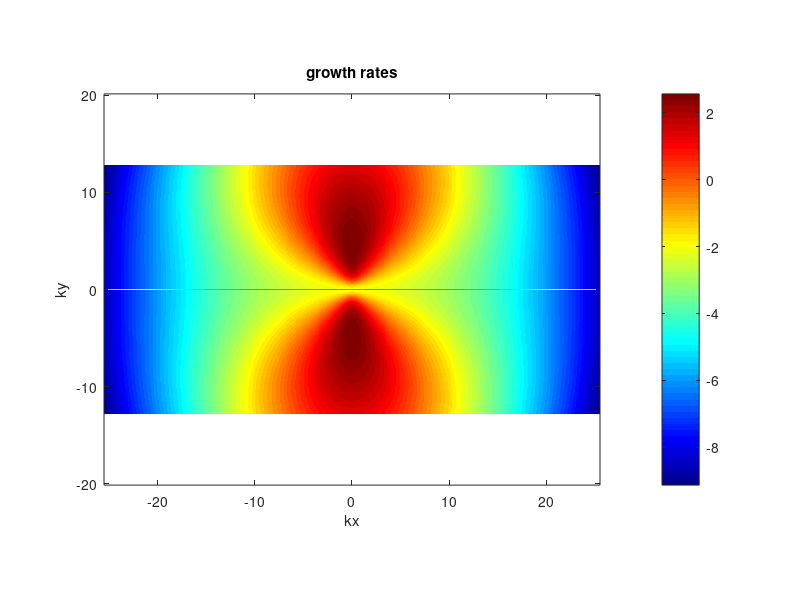
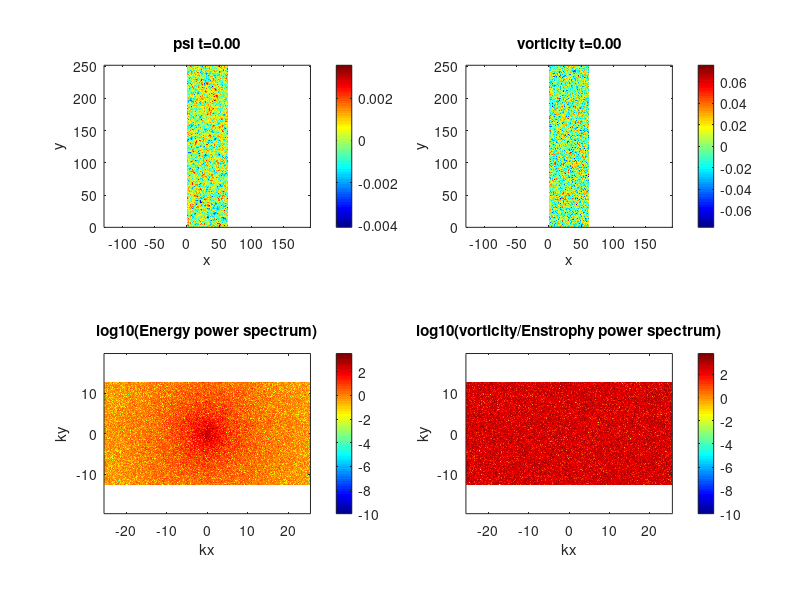
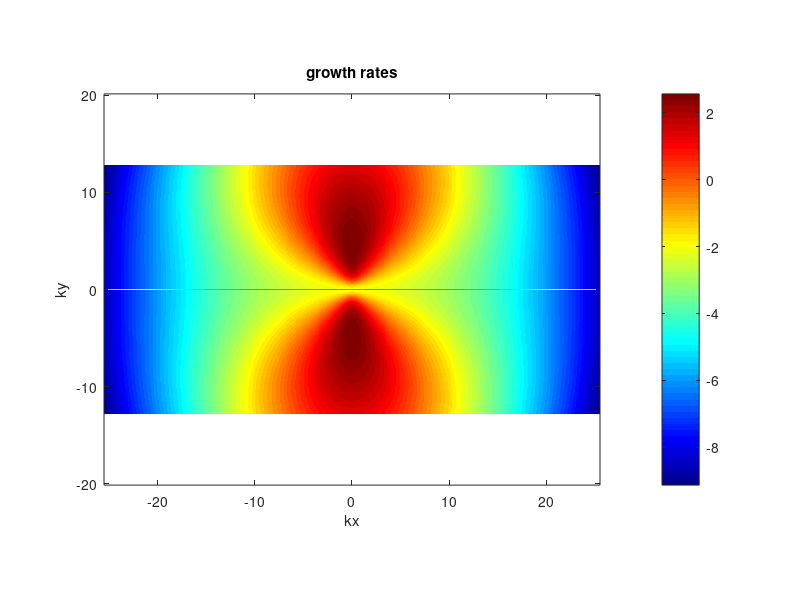

Write the MATLAB code that produced these figures, in order. (Note: a time limit stopped this script after it produced the figures.)
function spectral_DS2d
%%%%%%%%%%%%%%%%%%%%%%%%%%%%%%%%%%%%%%%%%%%%%%%%%%%%%%%%%%%%%%%%%%%%%%%%%%%%%%%%%
% 1-field toy model of the Dimits shift. Similar to the Hasegawa-Mima           %
% equation or the Kuramoto-Sivashinsky equation.                                %
%                                                                               %
% Based off an MIT code originally made by Jean-Christophe Nave.                %
% Modified by Denis St-Onge                                                     %
%                                                                               %
% Laplacian(psi) = w                                                            %
% u = psi_y                                                                     %
% v =-psi_x                                                                     %
%%%%%%%%%%%%%%%%%%%%%%%%%%%%%%%%%%%%%%%%%%%%%%%%%%%%%%%%%%%%%%%%%%%%%%%%%%%%%%%%%
clear all;
mkdir('plots'); mkdir('data');
delete('log.txt');

scale=1;         % quick scale of the linear terms
mu   =scale*2;      % friction
nu   =scale*0.01; % viscosity
muZF = 0e-4; %scale*2*0; % zonal friction
nuZF = 1e-5; %scale*5.0e-4; % zonal viscosity
l    =scale*0;     % Landau-like damping
gamma=scale*5.0;   % linear drive 2.4203
HM=scale*0;		 % HM-type wave
TH=scale*0;      % Terry-Horton i delta
h=1;             % hyperviscosity factor
hZF=2;             % hyperviscosity factor
forcing=0; 		 % forcing magnitude
LX=2*pi*10;      % X scale
LY=2*pi*40;      % Y scale
NX_real=512;     % resolution in x
NY_real=1024;     % resolution in y
dt=1e-5;    % time step. Should start small as CFL updated can pick up the pace
TF=1000.0;   % final time
iF=2000000;  % final iteration, whichever occurs first
iRST=10000; % write restart dump
i_report=100;
en_print=500;
TSCREEN=1000; % sreen update interval time (NOTE: plotting is usually slow)
initial_condition='random';   %'simple vortices' 'vortices' 'random' or 'random w' 
AB_order=2; % Adams Bashforth order 1,2,3, or 4 (3 more accurate, 2 possibly more stable) -1 = RK3
linear_term='exact'; % CN, BE, FE, or exact
simulation_type='NL'; % NL, QL, or L (nonlinear, quasilinear and linear respectively)
padding = true; % 3/2 padding, otherwise 2/3 truncation.
save_plots = true; % save plots to file
system_type='MHM'; % NS, HM, MHM
cfl_cadence=1;
max_dt=2e-2;
safety=0.15;
diagnostics=false;

%rng(707296708);
rng('shuffle');
s=rng;


% print log file.
diary('log.txt') 
diary on;

fig1=figure(1);
fig2=figure(2);

% ensure parameters get printed  to log.
fprintf('nu: %.05e  mu:%.05e gamma:%.05e\n',nu,mu,gamma);
fprintf('LX:%.02f LY:%.02f NX:%d NY:%d\n',LX, LY, NX_real, NY_real);
fprintf('h:%d scale:%d Tf:%.01f iF:%d\n',h, scale, TF, iF);
fprintf('Nonlinear:%s padding:%d System:%s\n',simulation_type, padding,system_type);
fprintf('random seed:%d AB order:%d CFL step:%d\n',s.Seed, AB_order, cfl_cadence);

energyFile=0; 
if(strcmp(initial_condition,'restart'))
    energyFile = fopen('energy.dat','a');
else
    energyFile = fopen('energy.dat','w');
end

fprintf(energyFile,'# [1] t    [2] energy  [3] enstrophy  [4] ZF    [5] DW    [6] flux\n');


NX=NX_real;
NY=NY_real;
if(padding)
    NX=3*NX/2;
    NY=3*NY/2;
end

dx=LX/NX;
dy=LY/NY;
dkx=2*pi/LX;
dky=2*pi/LY;
LXnum=0:dx:LX;
LYnum=0:dy:LY;

minkx= -(NX_real/2 - 1)*dkx;
maxkx=  (NX_real/2 - 1)*dkx;
minky= -(NY_real/2 - 1)*dky;
maxky=  (NY_real/2 - 1)*dky;
kxnum= minkx:dkx:maxkx;
kynum= minky:dky:maxky;

t=0.;
i=0;
k=0;
c1=0;
c2=0;
c3=0;
dt1=0;
dt2=0;
dt3=0;
w_hat=0; %this is our field.
I=sqrt(-1);

kx=dkx*I*ones(1,NY)'*(mod((1:NX)-ceil(NX/2+1),NX)-floor(NX/2)); % matrix of wavenumbers in x direction 
ky=dky*I*(mod((1:NY)'-ceil(NY/2+1),NY)-floor(NY/2))*ones(1,NX); % matrix of wavenumbers in y direction 

% Cutting of frequencies using the 2/3 rule. 
% Discard asymmetric N/2 term. Otherwise reality is not enforced.
dealias=abs(kx/dkx) <1/3*NX & abs(ky/dky) <1/3*NY;


ksquare=kx.^2+ky.^2;                                % Laplacian in Fourier space
ksquare(1,1)=-1; 
kmu = -(-1)^h*mu * ones(NY,NX)./(ksquare.^(h-1)) ;                            % drag force array
ksquare_viscous=-(-1)^h*nu*(ksquare.^h);            % Viscosity array

ksquare_poisson=ksquare - ones(NY, NX) + TH*ky;		% Poisson equation in Fourier space
if(strcmpi(system_type,'NS'))
    ksquare_poisson=ksquare;		% Poisson equation in Fourier space
end
ksquare_poisson(1,1)=-1;  % fixed Laplacian in Fourier space for Poisson's equation


gd = gamma * ky.^2./ksquare_poisson;

zonal_part = zeros(NY,NX);
zonal_part(1,:) = zonal_part(1,:) + ones(1,NX);
fluct_part = ones(NY,NX) - zonal_part;

lin_growth = -kmu + ksquare_viscous + gd - l*abs(ky); % this is the linear growth rate used in computations


% No damping on zonal modes. Modified Poisson equation (proper adiabatic electron response)
if(strcmpi(system_type,'MHM'))
    kxzf = kx(1,:);
    lin_growth(1,:) = zeros(1,NX) - muZF*ones(1,NX) -(-1)^hZF*nuZF*(kxzf.^(2*hZF)) ;
    ksquare_poisson(1,:) = ksquare_poisson(1,:) + ones(1,NX);
	ksquare_poisson(1,1)=-1;
end
numel(find(lin_growth(:)>0))

lin_trunc = dealias.*lin_growth;
max_growth = max(lin_trunc(:))
max_rate = max(abs(lin_trunc(:)))
0.25/max_rate

lg2 = lin_growth.^2;
lg3 = lin_growth.^3;

% forcing stuff?
kf_min = 16*dkx;
dkf = 0.5*dkx;
forcing_base = abs(ksquare) <= (kf_min+dkf)^2 & abs(ksquare) >= kf_min^2;

% Define initial vorticity distribution
switch lower(initial_condition)
   case {'vortices'}
      [i,j]=meshgrid(1:NX,(1:NY));
      psi=exp(-((i*dkx-pi).^2+(j*dky-pi+pi/4).^2)/(0.2))+exp(-((i*dx-pi).^2+(j*dky-pi-pi/4).^2)/(0.2))-0.5*exp(-((i*dkx-pi-pi/4).^2+(j*dky-pi-pi/4).^2)/(0.4));
    case {'simple vortices'}
        [i,j]=meshgrid((1:NX)*(2*pi/NX),(1:NY)*(2*pi/NY));
        psi=1*sin(i).*cos(j).^2;    
    case {'random psi'}
      psi=1e-3*(2*rand(NX,NY) - 1);%normally 1e-3
      w_hat=ksquare_poisson.*fft2(psi);
    case {'random'}
      w=5e-2*(2*rand(NY,NX)-1);%normally 5e-2
      w_hat=fft2(w);
      w_hat(1,:)=zeros(1,NX);
      %w_hat=zonal_part.*w_hat;
    case {'waves'}
      [i,j]=meshgrid((1:NX)*(2*pi/NX),(1:NY)*(2*pi/NY));
      %w=20*sin(32*j) + 1e-1*cos(13*i);
      w=2e1*sin(32*j) + 5e-2*(2*rand(NY,NX)-1);
      w_hat=fft2(w);
      w_hat(1,:)=fluct_part.*w_hat;
    case {'restart'}
        fileID=fopen('restart.bin','r');
        t=fread(fileID,1,'double');
        dt=fread(fileID,1,'double');
        i=fread(fileID,1,'int');
        k=fread(fileID,1,'int');
        dt1=fread(fileID,1,'double');
        dt2=fread(fileID,1,'double');
        dt3=fread(fileID,1,'double');
        c1=fread(fileID,[NY NX],'double')+I*fread(fileID,[NY NX],'double');
        c2=fread(fileID,[NY NX],'double')+I*fread(fileID,[NY NX],'double');
        c3=fread(fileID,[NY NX],'double')+I*fread(fileID,[NY NX],'double');
        w_hat=fread(fileID,[NY NX],'double')+I*fread(fileID,[NY NX],'double');
        fclose(fileID);        
    otherwise
      disp('Unknown initial conditions !!!');
      return
end

if(padding) % ensure there's no energy in the padded region of k-space.
   w_hat=dealias.*w_hat;
end
w_hat(1,1)=0; % Gauge condition. Should be redundant.
w_hat0=w_hat; % Keep initial conditions for possible future diagnostics.


u=0;
v=0;
U_ZF=0;
force=zeros(NY,NX);
w2=w_hat;

if(save_plots) %plot growth rate contours
	plotgrowth()
end

tic
while t<TF && i<iF
    psi_hat = w_hat./ksquare_poisson;  % Solve Poisson's Equation
    if(any(isnan(w_hat(:)))) % Something really bad has happened.
        disp(sprintf('Divergence at iteration: %d',i));
        return;
    end
    if(mod(i,i_report)==0)
       disp(sprintf('iteration: %d    dt:%.02e     t:%.03e     step time:%.1d s',i,dt,t,toc)); 
       tic;
        diary off; %flush diary
		diary on;
    end
    if (mod(i,en_print)== 0) 
        outputEnergy();
    end
    
    if (mod(i,TSCREEN)== 0) 
        plotfunc();
    end
    
    if (mod(i,iRST) == 0)
        dump('restart.bin');
    end
    

    if(forcing ~= 0)
       force=calculate_forcing(); 
    end
    
    w_hat_new=0;
    conv_hat =0;
    % Compute the non-linear term
    if (AB_order == -1 ) % RK3
	      w_hat_new = ETDRK3(w_hat);
    	if(mod(i+1,cfl_cadence)==0 && i > 3) % compute new timestep from CFL condition.
        	abs_u=abs(u);
        	abs_v=abs(v);
        	abs_ZF=abs(U_ZF);
        	maxV= max(abs_u(:)+abs_ZF(:))/dx + max(abs_v(:))/dy;
        	if(maxV>0)
           	 new_dt=1/maxV;
        	else
           	 new_dt=inf;
        	end
        		dt=min(max(0.5*dt,min(safety*new_dt,1.1*dt)),max_dt);
    		end
    else 
        conv_hat = calc_Nonlinear(w_hat,simulation_type);
         
     
    if(mod(i+1,cfl_cadence)==0 && i > 3) % compute new timestep from CFL condition.
        abs_u=abs(u);
        abs_v=abs(v);
        abs_ZF=abs(U_ZF);
        maxV= max(abs_u(:)+abs_ZF(:))/dx + max(abs_v(:))/dy;
        if(maxV>0)
            new_dt=1/maxV;
        else
            new_dt=inf;
        end
        dt=min(max(0.5*dt,min(safety*new_dt,1.1*dt)),max_dt);
    end
    
    conv_hat = dealias.*(conv_hat + forcing*kf_min*force/sqrt(dt));
    
    L1=0;
    L2=0;
    w_prev=w_hat;
    
    A=1.0; B=0; C=0; D=0;
    w_hat_new = 0;
    if (i < 1 || AB_order == 1) %Forward-Euler to generate history. Should run a small time-step at first. 
    	 %do nothing w_hat_new = w_hat_new - L2.*conv_hat;
    elseif (i < 2 || AB_order == 2)
    	w1=dt1/dt;
    	A=(1.0 + 0.5*w1);
    	B=0.5*w1;
   	elseif (i < 3 || AB_order == 3)
    	w1=dt1/dt;
    	w2=dt2/dt;
    	A=(2.0 + 3.0*w2 + 6.0*w1*(1+w1+w2))/(6.0*w1*(w1+w2));
    	B=(2.0 + 3.0*w1 + 3.0*w2)/(6.0*w1*w2);
    	C=(2.0 + 3.0*w1)/(6.0*w2*(w1+w2));
     elseif (i < 4 || AB_order == 4)
        w1=dt1/dt;
        w2=dt2/dt;
        w3=dt3/dt;
        A=(3.0 + 8.0*w2 + 4.0*w3 + 6.0*(2*w1^3 + w2*(w2+w3) +2.0*w1*(1.0+w2)*(1.0+w2+w3) + w1^2*(3.0 + 4.0*w2+2*w3)));
        A=A/(12.0*w1*(w1+w2)*(w1+w2+w3));
        B=(3.0 + 6.0*(w1+w2)*(w1+w2+w3) + 4.0*(2.0*(w1+w2)+w3))/(12.0*w1*w2*(w2+w3));
        C=(3.0 + 6.0*w1*(w1+w2+w3)+4.0*(2.0*w1 + w2+w3))/(12.0*w2*(w1+w2)*w3);
        D=(3.0 + 6.0*w1*(w1+w2)+4.0*(2.0*w1 + w2))/(12.0*w3*(w2+w3)*(w1+w2+w3));
    end
  
    
    
    switch upper(linear_term)
        case {'CN'} %crank nicolson
            L1=(1 + 0.5*dt*lin_growth)./(1 - 0.5*dt*lin_growth);
            L2=dt./(1 - 0.5*dt*lin_growth);    
        case {'BE'} %backward euler
            L1=1.0./(1 - dt*lin_growth);
            L2=dt./(1 - dt*lin_growth);    
        case {'EXACT'}%exact
            L1=exp(dt*lin_growth);
            L2=dt*L1;   
            B=B.*exp((dt1)*lin_growth);
            C=C.*exp((dt1+dt2)*lin_growth);
            D=D.*exp((dt1+dt2+dt3)*lin_growth);
        otherwise
            disp('Unknown linear handling type.');
            return;
    end
    
    % Compute Solution at the next step
	% Implicitly solve the linear term with 2nd order Crank-Nicholson
    w_hat_new = L1.*w_prev;
    w_hat_new = w_hat_new - L2.*(A.*conv_hat - B.*c1 + C.*c2 - D.*c3);
  
    end
    t=t+dt;
    i=i+1;

    w_hat=w_hat_new;
    
    c3=c2;
    c2=c1;
    c1=conv_hat;
    
    dt3=dt2;
    dt2=dt1;
    dt1=dt;
end
fclose(energyFile);

%write final state 
fprintf('Simulation ended at time %.03e and iteration %d\n',t,i);
dump('final_state.bin');

if(strcmpi(simulation_type,'L') && diagnostics)
   w0f=w_hat0.*exp(t*lin_growth); 
   comp=abs(w_hat-w0f)./abs(w0f);
   fprintf('Maximum linear error:%e\n',max(comp(:)));
end

% SIMULATION ENDS HERE

%%----------------------------------%%
%% Helper Function Definitions      %% 
%%----------------------------------%%

	function f=calculate_forcing()
        f=zeros(NY,NX);
        for i1 = 1:NY
           for j1 = 1:NX
                if(forcing_base(i1,j1) ~=0 )
                    f(i1,j1) = randn(1);
                end    
           end
        end
	end

    function x=RK3(w_h)
        a =[8./15.,5./12.,0.75];
        b =[0,-17.0/60.0,-5.0/12.0];
        Fa =0.0;
        Fb =0.0;
        u_new=w_h;
        for j = 1:3 
            Fb = Fa;
            Fa = calc_Nonlinear(u_new,simulation_type);
            u_new = (1 + 0.5*(a(j)+b(j))*dt*lin_growth)./(1 - 0.5*(a(j)+b(j))*dt*lin_growth).*u_new;
            u_new = u_new + a(j)*Fa +b(j)*Fb;
        end
        x=u_new;
    end   

    function x=ETDRK3(w_h)
        u_new=w_h;
        
        lin_zeroes = (dt*abs(lin_growth)) < 1e-3;
        lin_NZ = ones(NY,NX) - lin_zeroes;
        
        lin_div = lin_growth + lin_zeroes.*ones(NY,NX);
        st=simulation_type;
        eh = exp(0.5*lin_growth*dt);
        e1 = exp(lin_growth*dt);

        M=32; 	
		r=exp(I*pi*((1:M)-0.5)/M);

	
		lg= lin_growth(:); LR=dt*lg(:,ones(M,1)) + r(ones(NY*NX,1),:);
        elr=exp(LR);
		Q1 =dt*real(mean(			 (exp(LR/2)-1)./LR							,2));
		Q2 =dt*real(mean(			 (elr-1)./LR                                ,2));
		f1 =dt*real(mean(		 (-4   -LR        +elr.*(4-3*LR+LR.^2))./LR.^3	,2));
		f2 =dt*real(mean(		4*( 2  +LR        +elr.*(-2+LR))./LR.^3			,2));
		f3 =dt*real(mean(		 (-4 -3*LR -LR.^2 +elr.*(4-LR))./LR.^3			,2));
		Q1=reshape(Q1,NY,NX);
		Q2=reshape(Q2,NY,NX);
		f1=reshape(f1,NY,NX);
		f2=reshape(f2,NY,NX);
		f3=reshape(f3,NY,NX);

        A1 = -calc_Nonlinear(u_new,st);
        
        an =     u_new.*eh + Q1.*A1;
      
        A2 = -calc_Nonlinear(an,st);
        
        bn = u_new.*e1 + Q2.*(2.0*A2-A1);
        
        A3 = -calc_Nonlinear(bn,st);
        
        cn = u_new.*e1 + (A1.*f1 + A2.*f2 + A3.*f3); 
        
        x = dealias.*cn;   

    end   
 function x=ETDRK2(w_h)
        u_new=w_h;
        
        lin_zeroes = dt*abs(lin_growth) == 0;
        lin_NZ = ones(NY,NX) - lin_zeroes; 
        
        lin_div = lin_growth + lin_zeroes.*ones(NY,NX);
        st=simulation_type;
        e1 = exp(lin_growth*dt);
        
        A1 = -calc_Nonlinear(u_new,st);
        
        an =     lin_NZ.*(u_new.*e1 + (e1 - ones(NY,NX)).*A1./lin_div);
        an = an + lin_zeroes.*(u_new.*e1 + dt*A1);
        
        A2 = -calc_Nonlinear(an,st);
        
        bn = lin_NZ.*(u_new.*e1 + (e1 - ones(NY,NX)).*(2.0*A2-A1)./lin_div);
        bn = bn + lin_zeroes.*(u_new.*e1 + dt*(2.0*A2-A1));
        
        cnNZ = an + (A2 - A1).*(e1 - ones(NY,NX) - dt*lin_growth)./(dt*lin_div.^2);
        cnZ = an + 0.5*dt*(A2-A1);
        x = dealias.*(lin_zeroes.*cnZ + lin_NZ.*cnNZ);
 end   

    function infCheck(inver,name)
       if(any(isinf(inver(:))))
              disp(sprintf('%s infinity at iteration: %d',name, i));
       end
    end

    function nanCheck(inver,name)
       if(any(isnan(inver(:))))
              disp(sprintf('%s NaN at iteration: %d',name, i));
       end
    end

	function y=calc_Nonlinear(w_h,type)
    conv_hat = 0;
    psi_h = w_h./ksquare_poisson;  % Solve Poisson's Equation
	switch upper(type)
        	case {'NL'} %full non-linear
            	uhat = -ky.*psi_h;
            	vhat =  kx.*psi_h;
            	w_xhat = kx.*w_h;
            	w_yhat = ky.*w_h;
            
            	% dealiasing here truncates if not padded, other it has no effect
            	u  =real(ifft2(dealias.*uhat));      % Compute  y derivative of stream function ==> u
            	v  =real(ifft2(dealias.*vhat));      % Compute -x derivative of stream function ==> v
            	w_x=real(ifft2(dealias.*w_xhat));      % Compute  x derivative of vorticity
            	w_y=real(ifft2(dealias.*w_yhat));
            	conv     = u.*w_x + v.*w_y;         % evaluate the convective derivative (u,v).grad(w)   
            	conv_hat = fft2(conv);              % go back to Fourier space
      
        	case {'QL'} %quasi-linear
            	%for zonal part
            	uphat = -ky.*fluct_part.*psi_h;
            	vphat =  kx.*fluct_part.*psi_h;
        
            	%for fluctuation part
            	U_hat = kx.*zonal_part.*psi_h;
            	U_xxhat = (kx.^2).*U_hat;
            	w_yhat = ky.*fluct_part.*w_h;       
        
            	% dealiasing here truncates if not padded, other it has no effect
            	u    =real(ifft2(dealias.*uphat));      % Compute  y derivative of stream function ==> u
            	v    =real(ifft2(dealias.*vphat));      % Compute -x derivative of stream function ==> v
            	U_ZF =real(ifft2(dealias.*U_hat));      % Compute zonal velocity
            	U_xx =real(ifft2(dealias.*U_xxhat));      % Compute zonal velocity
            	w_y  =real(ifft2(dealias.*w_yhat));
            	conv_fluct = U_ZF.*w_y + u.*U_xx;         % evaluate the convective derivative (u,v).grad(w)   
            	conv_zonal = u.*v;         % evaluate the convective derivative (u,v).grad(w)       
            	conv_fluct_hat = fft2(conv_fluct);               % go back to Fourier space
            	conv_zonal_hat = fft2(conv_zonal);
            	conv_hat = fluct_part.*conv_fluct_hat + (kx.^2).*zonal_part.*conv_zonal_hat;
        	case {'L'}%full linear 
           	 %do nothing
            otherwise
           	 disp('Unknown simulation type.');
        	    return 
    end
    if(padding)
        conv_hat = dealias.*conv_hat;
    end
    y=conv_hat;
	end

	function plotgrowth()
    	subplot(1,1,1);
    	plotg=0;
    	f=randn(NY,NX).*forcing_base;
    	if(padding)
       		plotg=circshift(dealias.*lin_growth,[NY_real/2,NX_real/2]); 
       		plotg=plotg(2:NY_real,2:NX_real);
    	else
       		plotg=circshift(dealias.*lin_growth,[NY_real/2,NX_real/2]); 
       		plotg=plotg(2:NY_real,2:NX_real);
    	end
    	force=real(ifft2(f));
    	imagesc(kxnum,kynum,real(plotg)), axis equal tight, colorbar
    	%imagesc(kxnum,kynum,f), axis equal tight, colorbar
    	set(gca,'Ydir','Normal')
    	colormap(jet)
    	title('growth rates');    
    	xlabel('kx');
    	ylabel('ky');
    	if(save_plots)
        	saveas(gcf,'growth.png');
   		end
   		drawnow
    end
    function outputEnergy()
        diary off; %flush diary
		diary on;
        
        w_curr=w_hat;
        psi_curr=psi_hat;
     
        enstrophy = 0.5*w_curr.*conj(w_curr);
        energy = 0.5*real(-conj(psi_curr).*w_curr);
     %   flux = -0.5*real(psi_y.*(psi_y.*psi_y + psi_x.*psi_x  + psi.*psi));
             
        enstrophy_tot = sum(enstrophy(:))/(NX*NY)^2;
        energy_tot    = sum(energy(:))/(NX*NY)^2; 
        ZF_energy = sum(sum(zonal_part.*energy))/(NX*NY)^2;
        DW_energy = sum(sum(fluct_part.*energy))/(NX*NY)^2;
       % flux_tot = sum(flux(:))/(NX*NY);
        
        fprintf(energyFile,'%e %e %e %e %e %e \n',t,dt,energy_tot,enstrophy_tot,ZF_energy,DW_energy);
        
        
    end
    function plotfunc()
              % Go back in real space omega in real space for plotting
		diary off; %flush diary
		diary on;
        w_curr=w_hat;
        psi_curr=psi_hat;
        psi=real(ifft2(psi_curr));
        w=real(ifft2(w_curr)); 
     
        enstrophy = 0.5*w_curr.*conj(w_curr);
        energy = 0.5*real(-conj(psi_curr).*w_curr);                  
        
		%iso_spectrum(energy,enstrophy);

        if(padding)
           enstrophy=circshift(enstrophy,[NY_real/2,NX_real/2]); 
           enstrophy=enstrophy(2:NY_real,2:NX_real);
           energy=circshift(energy,[NY_real/2,NX_real/2]); 
           energy=energy(2:NY_real,2:NX_real);
        else
           enstrophy=circshift(enstrophy,[NY_real/2,NX_real/2]); 
           enstrophy=enstrophy(2:NY_real,2:NX_real);
           energy=circshift(energy,[NY_real/2,NX_real/2]); 
           energy=energy(2:NY_real,2:NX_real);
        end
      
        wlog=max(log10(enstrophy),-10);
        energylog=max(log10(energy),-10);
        set(0,'CurrentFigure',fig1);
        subplot(2,2,1)
        imagesc(LXnum,LYnum,psi), axis equal tight, colorbar
        set(gca,'Ydir','Normal')
        colormap(jet)
        title(sprintf('psi t=%.02f',t));
        xlabel('x');
        ylabel('y');
        subplot(2,2,2)
        imagesc(LXnum,LYnum,w), axis equal tight, colorbar
        title(sprintf('vorticity t=%.02f',t));
        set(gca,'Ydir','Normal')
        xlabel('x');
        ylabel('y');
        subplot(2,2,3)
        imagesc(kxnum,kynum, energylog), axis equal tight, colorbar
        title('log10(Energy power spectrum)');    
        set(gca,'Ydir','Normal')
        xlabel('kx');
        ylabel('ky');
        subplot(2,2,4)
        imagesc(kxnum,kynum,wlog), axis equal tight, colorbar
        set(gca,'Ydir','Normal')
        xlabel('kx');
        ylabel('ky');
        title('log10(vorticity/Enstrophy power spectrum)');    
        if(save_plots)
            saveas(gcf,sprintf('plots/fig_%d.png',k));
        end
        drawnow
        set(0,'CurrentFigure',fig2);
        if(1==1)
       %     kx_spec=energylog(NY_real/2,:);
       %     ky_spec=energylog(:,NX_real/2);
       %     kx_spec(NX_real/2)=0.5*(kx_spec(NX_real/2-1)+kx_spec(NX_real/2+1)); 
       %     ky_spec(NY_real/2)=0.5*(ky_spec(NY_real/2-1)+ky_spec(NY_real/2+1)); 
       %     [~,Ix] = max(kx_spec(:));
       %     [~,Iy] = max(ky_spec(:));
       %     if(diagnostics)
       %        disp(sprintf('%.10e %.10e',energy_tot,enstrophy_tot));
       %         disp(sprintf('Maximum DW mode:%.01f    Maximum ZF mode:%.01f',abs(kynum(Iy)), abs(kxnum(Ix))));
       %     end
       %     plot(kxnum,kx_spec,kynum,ky_spec);
       %     legend('Zonal (ky=0)','DW (kx=0)');
       %     title(sprintf('DW/Zonal energy spectrum t=%.02f',t));
       %     xlabel('k');
        else
            kxpos=0:dkx:maxkx;
            loglog(kxpos,radenergy(1:NX_real/2),kxpos,radenstrophy(1:NX_real/2));
            title(sprintf('Radial energy/enstrophy spectrum t=%.02f',t));
            legend('Energy','Enstrophy')
            xlabel('k'); 
        end
        drawnow
        if(save_plots)
            saveas(gcf,sprintf('plots/k_spec_%d.png',k));
        end
        k=k+1;
    end

    function iso_spectrum(energy,enstrophy)
        raden_arr=cat(2,sqrt(abs(ksquare(:))),energy(:),enstrophy(:));
        raden_arr=sortrows(raden_arr);
        radenergy=zeros(max(NX,NY),1);
        radenstrophy=zeros(max(NX,NY),1);
        ik_old=1;
        nk=0;
        counts=zeros(max(NX,NY),1);
        for n = 1:length(ksquare(:))
            ik=round(raden_arr(n,1)/min(dkx,dky)) + 1;
            radenergy(ik) = radenergy(ik) + raden_arr(n,2);
            radenstrophy(ik) = radenstrophy(ik) + raden_arr(n,3);
            if(ik~=ik_old)
                counts(ik_old) = nk;
                nk=0;
                ik_old=ik;
            end
            nk=nk+1;
        end    
        
        range =0:min(dkx,dky):sqrt(2)*max(maxkx,maxky);
        l=length(range);
        
        surface = 2*pi/min(dkx,dky);
        comp=surface*range./(counts(1:l).');
        
        kxpos=0:min(dkx,dky):max(maxkx,maxky);
        specFile = fopen(sprintf('data/rad_spec_%d.dat',k),'w');
        radenergy_comp = radenergy(1:l).*comp.';
        radenstrophy_comp = radenstrophy(1:l).*comp.';
        
		ZF_en = zeros(l);
        ZF_ens = zeros(l);
        ZF_en(1:(NX/2)) = energy(1,1:(NX/2));  	 
        ZF_ens(1:(NX/2)) = enstrophy(1,1:(NX/2));

		DW_en = zeros(l);
        DW_ens = zeros(l);
        DW_en(1:(NY/2)) = energy(1:(NY/2),1);  	 
        DW_ens(1:(NY/2)) = enstrophy(1:(NY/2),1);

        for n = 1:l
            fprintf(specFile,'%e %e %e %e %e %e %e\n',range(n),radenergy_comp(n),radenstrophy_comp(n),ZF_en(n),ZF_ens(n), DW_en(n),DW_ens(n));       
        end
        
        fclose(specFile); 
    end


    function dump(filename)
        fileID=fopen(filename,'w');
        fwrite(fileID,t,'double');
        fwrite(fileID,dt,'double');
        fwrite(fileID,i,'int');
        fwrite(fileID,k,'int');
        fwrite(fileID,dt1,'double');
        fwrite(fileID,dt2,'double');
        fwrite(fileID,dt3,'double');
        fwrite(fileID,real(c1),'double'); fwrite(fileID,imag(c1),'double');
        fwrite(fileID,real(c2),'double'); fwrite(fileID,imag(c2),'double');
        fwrite(fileID,real(c3),'double'); fwrite(fileID,imag(c3),'double');
        fwrite(fileID,real(w_hat),'double');fwrite(fileID,imag(w_hat),'double');
        fclose(fileID);
    end
end
